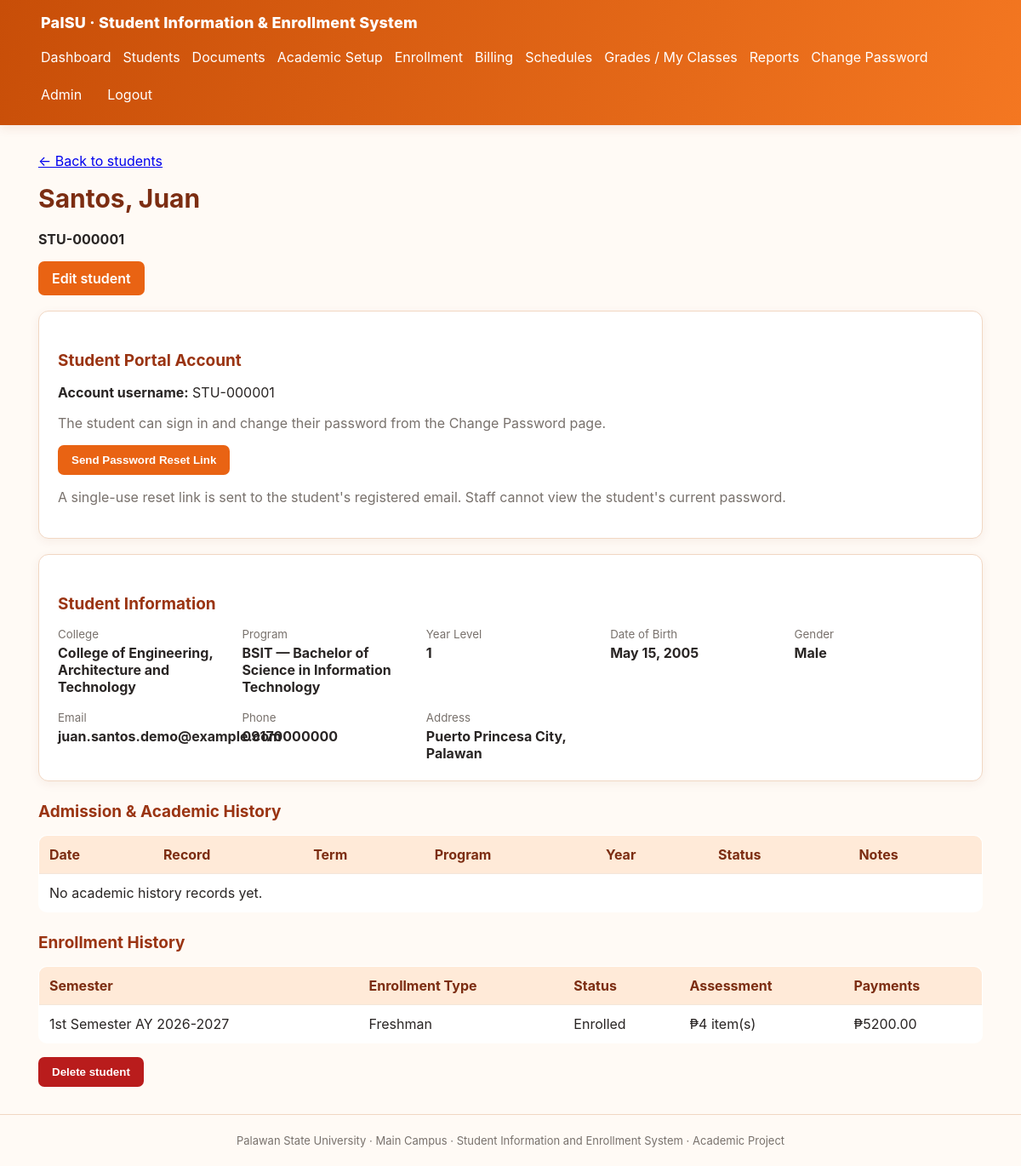
The page /students/1/ (signed in) on the database its author committed.
### core/models.py (models this page shows, shortened)
class Student(models.Model):
    GENDER = [("F","Female"),("M","Male"),("X","Prefer not to say")]
    user = models.OneToOneField(settings.AUTH_USER_MODEL, on_delete=models.SET_NULL, null=True, blank=True)
    student_id = models.CharField(max_length=20, unique=True, blank=True)
    first_name = models.CharField(max_length=80)
    middle_name = models.CharField(max_length=80, blank=True)
    last_name = models.CharField(max_length=80)
    birth_date = models.DateField(null=True, blank=True)
    gender = models.CharField(max_length=1, choices=GENDER, blank=True)
    email = models.EmailField(blank=True)
    phone = models.CharField(max_length=30, blank=True)
    address = models.TextField(blank=True)
    program = models.ForeignKey(Program, on_delete=models.PROTECT, related_name="students")
    year_level = models.PositiveSmallIntegerField(default=1)
    admission_category = models.CharField(max_length=20, default="REGULAR", choices=[("FRESHMAN","Freshman"),("TRANSFEREE","Transferee"),("RETURNING","Returning"),("SHIFTY","Shifty"),("REGULAR","Continuing Student")])
    enrollment_standing = models.CharField(max_length=20, default="REGULAR", choices=[("REGULAR","Regular"),("IRREGULAR","Irregular"),("PROBATIONARY","Probationary")])
    account_status = models.CharField(max_length=12, default="ACTIVE", choices=[("ACTIVE","Active"),("INACTIVE","Inactive"),("GRADUATED","Graduated")])
    must_change_password = models.BooleanField(default=False)
    created_at = models.DateTimeField(auto_now_add=True)

class Program(models.Model):
    department = models.ForeignKey(Department, on_delete=models.PROTECT, related_name="programs", verbose_name="College")
    code = models.CharField(max_length=20, unique=True)
    name = models.CharField(max_length=150)
    years_to_complete = models.PositiveSmallIntegerField(default=4)
    class Meta:
        verbose_name = "Academic Program"
        verbose_name_plural = "Academic Programs"

class Department(models.Model):
    code = models.CharField(max_length=15, unique=True)
    name = models.CharField(max_length=120)
    class Meta:
        verbose_name = "College"
        verbose_name_plural = "Colleges"

class Enrollment(models.Model):
    STATUS = [("PENDING","Pending"),("APPROVED","Approved"),("ENROLLED","Enrolled"),("REJECTED","Rejected")]
    TYPE = [("FRESHMAN","Freshman"),("REGULAR","Regular"),("IRREGULAR","Irregular"),("LATE","Late"),("TRANSFEREE","Transferee"),("SHIFTY","Shifty"),("RETURNING","Returning")]
    student = models.ForeignKey(Student, on_delete=models.PROTECT, related_name="enrollments")
    term = models.ForeignKey(SchoolTerm, on_delete=models.PROTECT)
    enrollment_type = models.CharField(max_length=15, choices=TYPE, default="REGULAR")
    status = models.CharField(max_length=10, choices=STATUS, default="PENDING")
    submitted_at = models.DateTimeField(auto_now_add=True)
    approved_by = models.ForeignKey(settings.AUTH_USER_MODEL, on_delete=models.SET_NULL, null=True, blank=True)
    class Meta:
        constraints = [models.UniqueConstraint(fields=["student","term"], name="one_enrollment_per_student_term")]

class SchoolTerm(models.Model):
    name = models.CharField(max_length=30)  # e.g. 1st Semester
    school_year = models.CharField(max_length=20)  # e.g. 2026-2027
    starts_on = models.DateField(null=True, blank=True)
    ends_on = models.DateField(null=True, blank=True)
    is_open = models.BooleanField(default=False)
    enrollment_opens = models.DateTimeField(null=True, blank=True)
    enrollment_closes = models.DateTimeField(null=True, blank=True)
    add_drop_opens = models.DateTimeField(null=True, blank=True)
    add_drop_closes = models.DateTimeField(null=True, blank=True)
    passing_grade = models.DecimalField(max_digits=4, decimal_places=2, default=Decimal("3.00"))
    minimum_units = models.DecimalField(max_digits=5, decimal_places=1, default=Decimal("0.0"))
    maximum_units = models.DecimalField(max_digits=5, decimal_places=1, default=Decimal("30.0"))
    class Meta:
        constraints = [models.UniqueConstraint(fields=["name","school_year"], name="unique_school_term")]
    def __str__(self): return f"{self.name} AY {self.school_year}"

class Payment(models.Model):
    VERIFICATION = [("PENDING","Pending"),("VERIFIED","Verified"),("REJECTED","Rejected")]
    METHOD = [("CASH","Cash"),("GCASH","GCash"),("MAYA","Maya"),("BANK","Bank Transfer"),("OTHER","Other")]
    enrollment = models.ForeignKey(Enrollment, on_delete=models.PROTECT, related_name="payments")
    amount = models.DecimalField(max_digits=10, decimal_places=2, validators=[MinValueValidator(Decimal("0.01"))])
    method = models.CharField(max_length=10, choices=METHOD)
    reference_no = models.CharField(max_length=100, blank=True)
    verification_status = models.CharField(max_length=10, choices=VERIFICATION, default="PENDING")
    verified_by = models.ForeignKey(settings.AUTH_USER_MODEL, on_delete=models.SET_NULL, null=True, blank=True, related_name="verified_payments")
    verified_at = models.DateTimeField(null=True, blank=True)
    recorded_by = models.ForeignKey(settings.AUTH_USER_MODEL, on_delete=models.PROTECT)
    proof_file = models.FileField(upload_to="payment_proofs/%Y/%m/", blank=True, null=True, validators=[validate_document_upload])
    receipt_number = models.CharField(max_length=40, blank=True, unique=True, null=True)
    rejection_reason = models.TextField(blank=True)
    paid_at = models.DateTimeField(auto_now_add=True)

### core/views.py (the view)
# urls.py: path("students/<int:pk>/", views.student_detail, name="student_detail"),
@login_required
def student_detail(request, pk):
    denied = guard(request, "students")
    if denied:
        return denied
    student = get_object_or_404(Student.objects.select_related("program__department"), pk=pk)
    if request.user.groups.filter(name="Student").exists() and student.user_id != request.user.id:
        return HttpResponseForbidden("You can only view your own student record.")
    enrollments = student.enrollments.select_related("term").prefetch_related("payments", "assessment_items").order_by("-submitted_at")
    academic_records = student.academic_records.select_related("term", "program", "created_by")
    return render(request, "core/student_detail.html", {"student": student, "enrollments": enrollments,
        "academic_records": academic_records, "can_manage": can_manage(request)})

### core/permissions.py (called while the page is built)
def can_access(user, module):
    if user.is_superuser: return True
    groups = set(user.groups.values_list("name", flat=True))
    return any(module in ROLE_GROUPS.get(g, set()) for g in groups)

### core/views.py (called while the page is built)
def guard(request, module):
    if not can_access(request.user, module):
        return HttpResponseForbidden("You do not have permission to access this module.")
    return None

def can_manage(request):
    return request.user.is_superuser or request.user.groups.filter(
        name__in=["Administrator", "Registrar"]
    ).exists()

### templates/core/student_detail.html (shortened to what this page needs)
{% extends "base.html" %}{% block content %}
<p><a href="{% url 'student_list' %}">← Back to students</a></p>
<h1>{{ student.last_name }}, {{ student.first_name }} {{ student.middle_name }}</h1>
<p><strong>{{ student.student_id }}</strong></p>
{% if can_manage %}<p><a class="button primary" href="{% url 'student_edit' student.pk %}">Edit student</a></p>{% endif %}
<section class="panel"><h2>Student Portal Account</h2>{% if student.user %}<p><strong>Account username:</strong> {{ student.user.username }}</p><p class="muted">The student can sign in and change their password from the Change Password page.</p>{% if can_manage %}<form method="post" action="{% url 'student_send_password_reset' student.pk %}"><button type="submit" class="primary" >Send Password Reset Link</button></form><p class="muted">A single-use reset link is sent to the student's registered email. Staff cannot view the student's current password.</p>{% endif %}{% endif %}</section>
<section class="panel"><h2>Student Information</h2><div class="detail-grid"><div><small>College</small><strong>{{ student.program.department.name }}</strong></div><div><small>Program</small><strong>{{ student.program.code }} — {{ student.program.name }}</strong></div><div><small>Year Level</small><strong>{{ student.year_level }}</strong></div><div><small>Date of Birth</small><strong>{{ student.birth_date|default:"—" }}</strong></div><div><small>Gender</small><strong>{{ student.get_gender_display|default:"—" }}</strong></div><div><small>Email</small><strong>{{ student.email|default:"—" }}</strong></div><div><small>Phone</small><strong>{{ student.phone|default:"—" }}</strong></div><div><small>Address</small><strong>{{ student.address|default:"—" }}</strong></div></div></section>
<h2>Admission &amp; Academic History</h2><table><tr><th>Date</th><th>Record</th><th>Term</th><th>Program</th><th>Year</th><th>Status</th><th>Notes</th></tr>{% for r in academic_records %}<tr><td>{{ r.effective_date|default:r.created_at|date:"Y-m-d" }}</td><td>{{ r.get_record_type_display }}</td><td>{{ r.term|default:"—" }}</td><td>{{ r.program|default:"—" }}</td><td>{{ r.year_level|default:"—" }}</td><td>{{ r.status }}</td><td>{{ r.notes }}</td></tr>{% empty %}<tr><td colspan="7">No academic history records yet.</td></tr>{% endfor %}</table>
<h2>Enrollment History</h2><table><tr><th>Semester</th><th>Enrollment Type</th><th>Status</th><th>Assessment</th><th>Payments</th></tr>{% for e in enrollments %}<tr><td>{{ e.term }}</td><td>{{ e.get_enrollment_type_display }}</td><td>{{ e.get_status_display }}</td><td>₱{{ e.assessment_items.all|length }} item(s)</td><td>{% for payment in e.payments.all %}₱{{ payment.amount|floatformat:2 }}{% if not forloop.last %}, {% endif %}{% empty %}None{% endfor %}</td></tr>{% empty %}<tr><td colspan="5">No enrollment history yet.</td></tr>{% endfor %}</table>
{% if can_manage %}<form method="post" action="{% url 'student_delete' student.pk %}" onsubmit="return confirm('Delete this student record? Records linked to enrollment or payments cannot be deleted.');">{% csrf_token %}<button type="submit" class="danger">Delete student</button></form>{% endif %}
{% endblock %}

### static/css/style.css (style rules this page uses)
:root { font-family:Inter,Segoe UI,Arial,sans-serif;color:#292524;background:#fffaf5;--orange:#f47721;--orange-dark:#c84e08;--orange-deep:#9a3412;--orange-pale:#fff0e2;--line:#f1d7c3;--muted:#78716c }
* { box-sizing:border-box }
body { margin:0;background:#fffaf5 }
h1 { font-size:30px;margin:0 0 20px;color:#7c2d12 }
h2 { font-size:19px;margin-top:24px;color:#9a3412 }
.card,.panel { background:white;border:1px solid var(--line);border-radius:12px;padding:22px;box-shadow:0 3px 12px #7c2d1210 }
table { width:100%;border-collapse:collapse;background:white;border-radius:10px;overflow:hidden;margin:16px 0;border:1px solid var(--line) }
th,td { text-align:left;padding:12px;border-bottom:1px solid #f4e6da }
th { background:#ffead8;color:#7c2d12 }
button,.button { display:inline-block;padding:10px 16px;border-radius:7px;background:#ffead8;color:#7c2d12;text-decoration:none;border:0;cursor:pointer;font-weight:600 }
.primary { background:#e96313;color:white }
.muted { color:var(--muted) }
.detail-grid { display:grid;grid-template-columns:repeat(auto-fit,minmax(190px,1fr));gap:18px }
.detail-grid small { display:block;color:var(--muted) }
.detail-grid strong { display:block;margin-top:4px }
.danger { background:#b91c1c;color:#fff }
.panel { margin:18px 0;overflow-x:auto }
table { min-width:680px }

### rows shown on the page
Student: last_name "Santos", first_name "Juan", student_id "STU-000001", user.username "STU-000001", program.department.name "College of Engineering, Architecture and Technology", program.code "BSIT", program.name "Bachelor of Science in Information Technology", year_level "1", birth_date "May 15, 2005", gender "Male", email "juan.santos.demo@example.com", phone "09170000000", address "Puerto Princesa City, Palawan"
Enrollment: term "1st Semester AY 2026-2027", enrollment_type "Freshman", status "Enrolled", assessment_items.all|length "4"
Payment: amount "5200.00"
